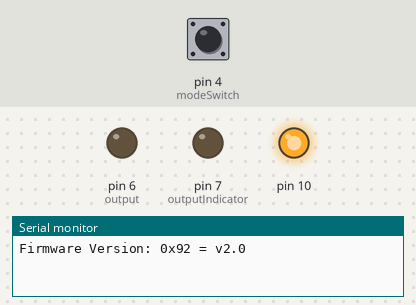
Bench run of a sketch on a simulated Arduino Uno, built with avr-gcc and run on an emulated ATmega328P. On the bench: output pins drawn as LEDs (lit = HIGH), the last lines printed to the serial monitor. The inputs (shaded band) are chosen by the test bench; at power-on: pin 4 (modeSwitch) HIGH.

Above: at 2.4 s.
2.5 s: pin 4 (modeSwitch) pulled LOW for 0.15 s
At 5.5 s:
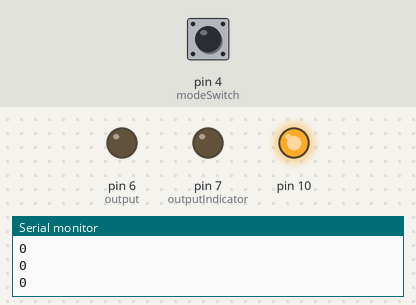
5.6 s: pin 4 (modeSwitch) pulled LOW for 1 s
8.1 s: pin 4 (modeSwitch) pulled LOW for 3.2 s
At 11.4 s:
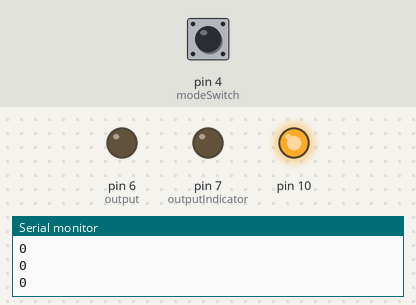
Timing chart, 0 to 16.8 s (numbered marks = the images above; inputs shaded):
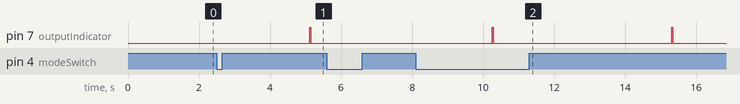

The sketch:

RFIDmodule.ino
```cpp
/**
  *
 * Typical pin layout used:
 * -----------------------------------------------------------------------------------------
 *             MFRC522      Arduino       Arduino   Arduino    Arduino          Arduino
 *             Reader/PCD   Uno/101       Mega      Nano v3    Leonardo/Micro   Pro Micro
 * Signal      Pin          Pin           Pin       Pin        Pin              Pin
 * -----------------------------------------------------------------------------------------
 * RST/Reset   RST          9                      D9
 * SPI SS 1    SDA(SS)      ** custom, take a unused pin, only HIGH/LOW required **
 * SPI SS 2    SDA(SS)      ** custom, take a unused pin, only HIGH/LOW required **
 * SPI MOSI    MOSI         11 / ICSP-4   51        D11        ICSP-4           16
 * SPI MISO    MISO         12 / ICSP-1   50        D12        ICSP-1           14
 * SPI SCK     SCK          13 / ICSP-3   52        D13        ICSP-3           15
 *
 */


#include <Wire.h>
#include <SPI.h>
#include <MFRC522.h>

#define RST_PIN         9          // Configurable, see typical pin layout above

//each SS_x_PIN variable indicates the unique SS pin for another RFID reader
#define SS_PIN        2         // Configurable, take a unused pin, only HIGH/LOW required, must be diffrent to SS 2
#define modeSwitch 4

#define MAX_NR_OF_CARDS  12

#define output 6
#define outputIndicator 7
 byte count = 0;

MFRC522 mfrc522(SS_PIN, RST_PIN);   // Create MFRC522 instance.

boolean cardPresentState = false;
boolean settingMode = false;
String read_rfid;
String cardStored[MAX_NR_OF_CARDS];
int storedCount = 0;
int scanCount = 0;

unsigned long previousMillis = 0;        // will store last time LED was updated

// constants won't change:
const long interval = 5000;
/**
 * Initialize.
 */
void setup() {

  delay(1000);
  pinMode(output, OUTPUT);
  pinMode(outputIndicator, OUTPUT);

  pinMode(modeSwitch, INPUT_PULLUP);
  digitalWrite(output, LOW);
  digitalWrite(outputIndicator, LOW);
  autoSetAddr();


  Serial.begin(9600); // Initialize serial communications with the PC
  while (!Serial);    // Do nothing if no serial port is opened (added for Arduinos based on ATMEGA32U4)

  SPI.begin();        // Init SPI bus
  mfrc522.PCD_Init();   // Initiate MFRC522
  mfrc522.PCD_DumpVersionToSerial();

}

/**
 * Main loop.
 */
boolean buttonActive = false;
boolean longPressActive = false;
long buttonTimer = 0;
long longPressTime = 10;
void loop() {
  if(digitalRead(modeSwitch) == 0){
    if(buttonActive == false){
      buttonActive = true;
      buttonTimer = millis();
    }
    if ((millis() - buttonTimer > longPressTime) && (longPressActive == false)) {
      longPressActive = true;
      settingMode = !settingMode;
    }
  }else{
    buttonActive = false;
    longPressActive = false;
  }
// Serial.println(cardStored[0]);

  if(settingMode){
    blinkLED(true);
    if (mfrc522.PICC_IsNewCardPresent() && mfrc522.PICC_ReadCardSerial()) {
      cardPresentState = true;
      dump_byte_array(mfrc522.uid.uidByte, mfrc522.uid.size);
      if(!inArray(read_rfid, cardStored)){
        cardStored[storedCount] = read_rfid;
        storedCount++;
      if(settingMode){
        blinkLED(1);
        if(!inArray(read_rfid, cardStored)){
          cardStored[storedCount] = read_rfid;
          storedCount++;
        }
      }else{
        blinkLED(0);
        if(!inArray(read_rfid, cardStored)) waitAction();
        else{
          if(read_rfid == cardStored[scanCount]){
            scanCount++;
            if(scanCount == storedCount) passAction();
            else return;
          }else{
            scanCount = 0;
          }
        }
      }
    }  else if (!mfrc522.PICC_ReadCardSerial()){
    cardPresentState = false;
    waitAction();
  }
  }else{
    blinkLED(false);
    if (mfrc522.PICC_IsNewCardPresent() && mfrc522.PICC_ReadCardSerial()) {
      cardPresentState = true;
      dump_byte_array(mfrc522.uid.uidByte, mfrc522.uid.size);
      if(!inArray(read_rfid, cardStored)) waitAction();
      else{
        if(read_rfid == cardStored[scanCount]){
          scanCount++;
          if(scanCount == storedCount) passAction();
          else return;
        }else{
          scanCount = 0;
        }
      }
    }  else if (!mfrc522.PICC_ReadCardSerial()){
    cardPresentState = false;
    waitAction();
  }
  }

  // Serial.println(cardPresentState);
  delay(100);

}
}

void passAction(){
  digitalWrite(output,HIGH);
  digitalWrite(outputIndicator, HIGH);
  delay(3000);
  scanCount = 0;
}

void waitAction(){
  digitalWrite(output,LOW);
  digitalWrite(outputIndicator, LOW);

}

void blinkLED(boolean state){
  int ledState = LOW;
  if(state){
      unsigned long currentMillis = millis();

  if (currentMillis - previousMillis >= interval) {
    // save the last time you blinked the LED
    previousMillis = currentMillis;

    // if the LED is off turn it on and vice-versa:
    if (ledState == LOW) {
      ledState = HIGH;
    } else {
      ledState = LOW;
    }

    // set the LED with the ledState of the variable:
    digitalWrite(outputIndicator, ledState);
  }
  }
  else{
    digitalWrite(outputIndicator, LOW);
  }
  Serial.println(ledState);

}

boolean inArray(String id, String *array){
  for (int n = 0; n < storedCount; n++) {

    if (array[n] != id) {
      return false;
    }
  }
  return true;
}

void dump_byte_array(byte *buffer, byte bufferSize) {
  read_rfid = "";
  for (byte i = 0; i < bufferSize; i++) {
    read_rfid = read_rfid  + String(buffer[i], HEX);
  }
}

void requestEvent() {
  Wire.write(cardPresentState); // respond with message of 6 bytes
  // as expected by master
}

void autoSetAddr(){
   Serial.println ();
  Serial.println ("I2C scanner. Scanning ...");
   int myAddr = 1;
  int maxAddr = 0;
  Wire.begin();
 for (byte i = 1; i < 30; i++)
 {
   Wire.beginTransmission (i);
   if (Wire.endTransmission () == 0)
     {
     Serial.print ("Found address: ");
     Serial.print (i, DEC);
     Serial.print (" (0x");
     Serial.print (i, HEX);
     Serial.println (")");
     count++;
     if(i>maxAddr) maxAddr = i;
     }// end of good response
    delay (5);  // give devices time to recover
 }
 myAddr = maxAddr+1;
  // end of for loop
 Serial.println ("Done.");
 Serial.print ("Found ");
 Serial.print (count, DEC);
 Serial.println (" device(s).");


   Serial.print ("my Addr is ");
 Serial.println (myAddr);

  Wire.begin(myAddr);                // join i2c bus with address #8
  // Wire.onReceive(receiveEvent); // register event
  Wire.onRequest(requestEvent); // register event


}
```

Measured:
- after the input at 2.5 s, pin 7 (outputIndicator): LOW → HIGH after 2.6 s, → LOW 0.03 s later
- after the input at 8.1 s, pin 7 (outputIndicator): alternates HIGH for 0.03 s and LOW for 5.0 s, starting after 2.2 s
